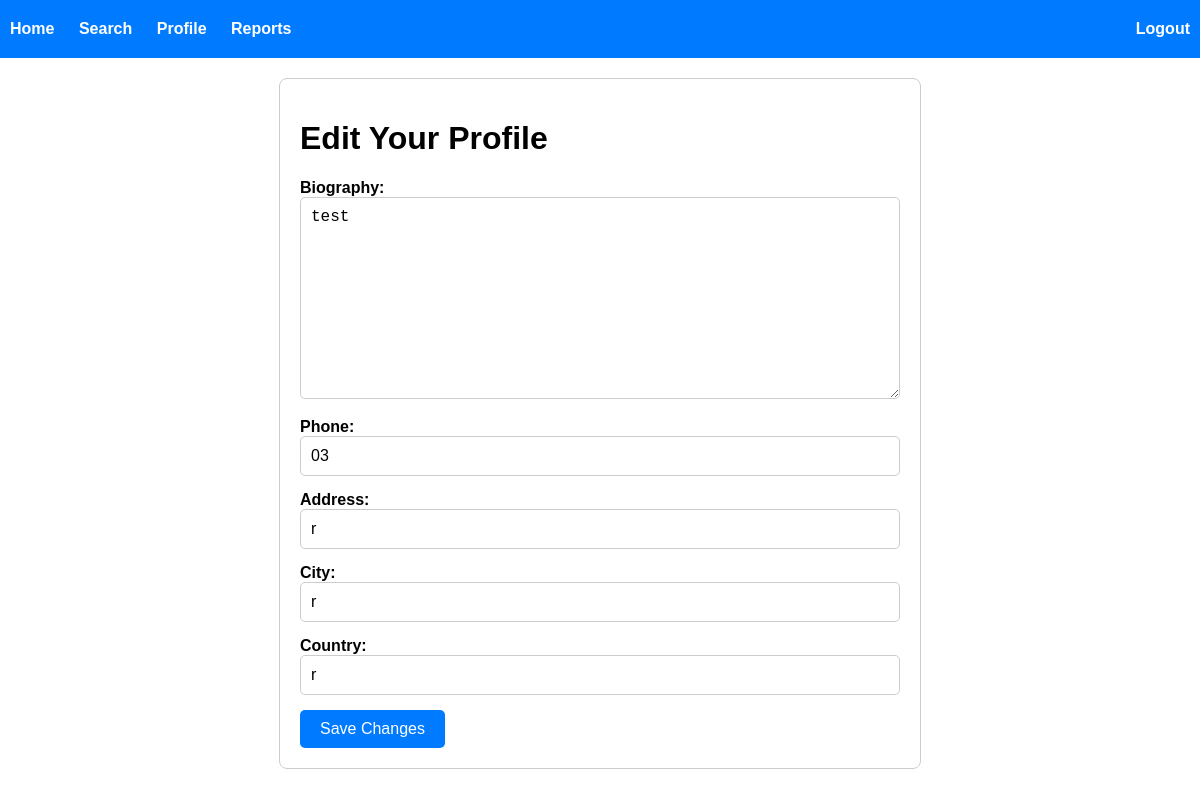
Before: /edit_profile (signed in) with the older database file.
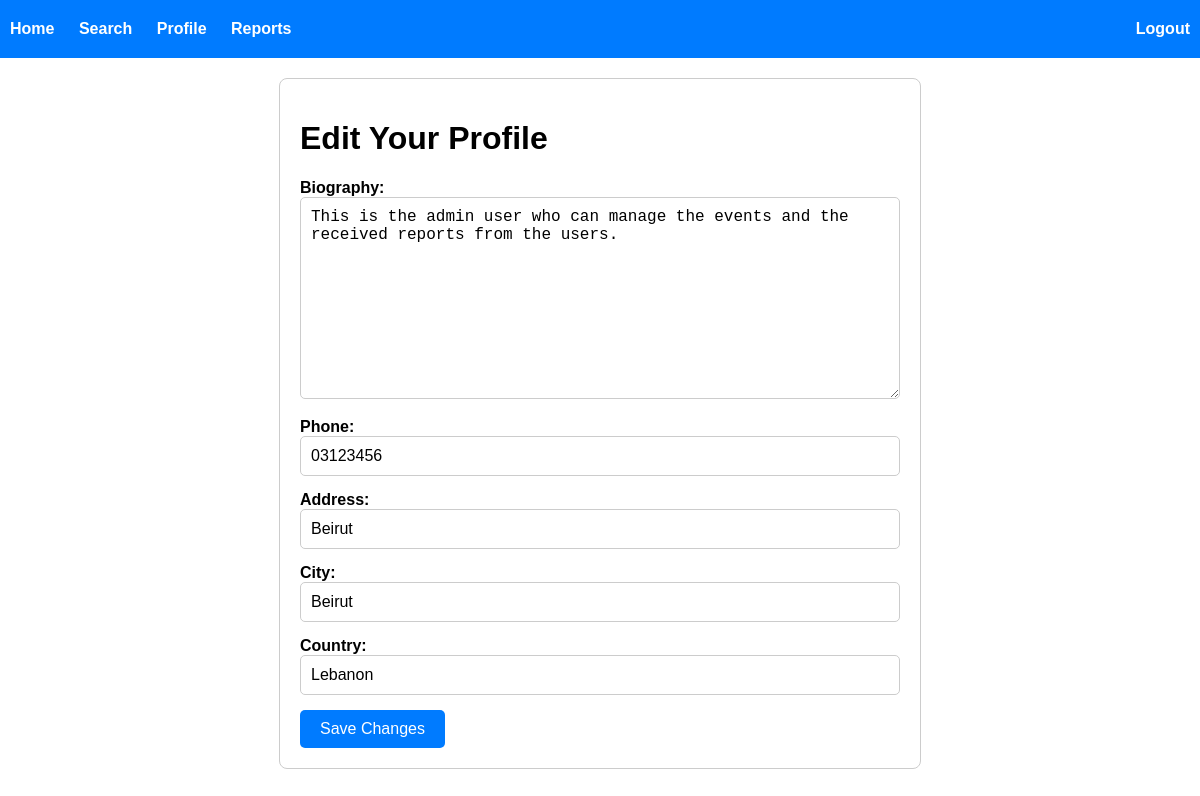
After: the same page with the newer database file.
### event_management/models.py (models this page shows, shortened)
class UserProfile(AbstractUser):
    biography = models.TextField(null=True, blank=True)
    phone = models.CharField(max_length=100, null=True, blank=True)
    address = models.CharField(max_length=100, null=True, blank=True)
    city = models.CharField(max_length=100, null=True, blank=True)
    country = models.CharField(max_length=100, null=True, blank=True)
    followers_count = models.IntegerField(default=0)

### event_management/views.py (the view)
# urls.py: path('edit_profile', views.edit_profile, name="edit_profile"),
@login_required(login_url="my_login")
def edit_profile(request):
    if request.method == 'POST':
        print(request.POST)
        profile_form = ProfileCompletionForm(request.POST, user=request.user)
        if profile_form.is_valid():
            profile_form.save()
            return redirect('profile')
    else:
        profile_form = ProfileCompletionForm(user=request.user)
    return render(request, 'edit_profile.html', {'profile_form': profile_form})

### event_management/forms.py (shortened to what this page needs)
class ProfileCompletionForm(forms.ModelForm):
    class Meta:
        model = UserProfile
        fields = ['biography', 'phone', 'address', 'city', 'country']
        widgets = {
            'biography': forms.Textarea(attrs={'class': 'form-control', 'placeholder': 'Biography'}),
            'phone': forms.TextInput(attrs={'class': 'form-control', 'placeholder': 'Phone'}),
            'address': forms.TextInput(attrs={'class': 'form-control', 'placeholder': 'Address'}),
            'city': forms.TextInput(attrs={'class': 'form-control', 'placeholder': 'City'}),
            'country': forms.TextInput(attrs={'class': 'form-control', 'placeholder': 'Country'}),
        }
    def __init__(self, *args, **kwargs):
        self.user = kwargs.pop('user', None)
        super(ProfileCompletionForm, self).__init__(*args, **kwargs)
        if self.user:
            user_profile = self.user
            self.fields['biography'].initial = self.user.biography
            self.fields['phone'].initial = self.user.phone
            self.fields['address'].initial = self.user.address
            self.fields['city'].initial = self.user.city
            self.fields['country'].initial = self.user.country

### event_management/templates/edit_profile.html (shortened to what this page needs)
{% extends 'base.html' %}
{% block content %}
<div class="profile-form">
    <h1>Edit Your Profile</h1>
    <form method="post" enctype="multipart/form-data">
        <div class="form-group">
            {{ profile_form.biography.label_tag }} {{ profile_form.biography }}
        </div>
        <div class="form-group">
            {{ profile_form.phone.label_tag }} {{ profile_form.phone }}
        </div>
        <div class="form-group">
            {{ profile_form.address.label_tag }} {{ profile_form.address }}
        </div>
        <div class="form-group">
            {{ profile_form.city.label_tag }} {{ profile_form.city }}
        </div>
        <div class="form-group">
            {{ profile_form.country.label_tag }} {{ profile_form.country }}
        </div>
        <button type="submit" class="btn btn-primary">Save Changes</button>
    </form>
</div>
{% endblock %}

Changed rows visible on the page:
changed UserProfile: biography "test" → "This is the admin user who can manage the events and the received reports from the users."; phone "03" → "03123456"; address "r" → "Beirut"; city "r" → "Beirut"; country "r" → "Lebanon"
